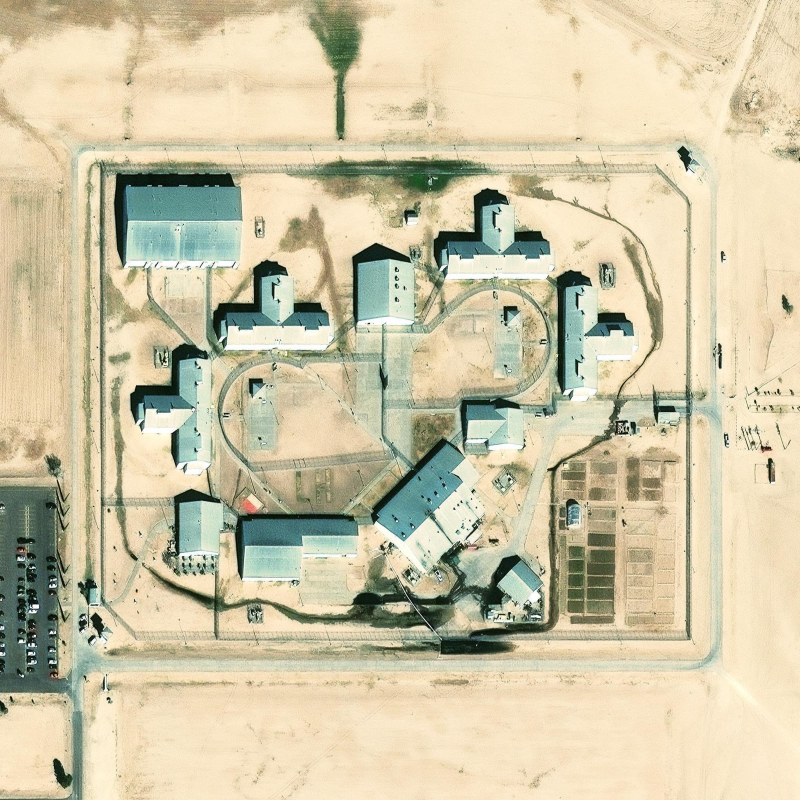
#> input picture 数据库/cities/g11171/sat.jpg, 4000 x 4000 px, found by its file name (shown at 1/5 size); its folder holds 2 pictures in this run
$ python make_thumbs.py
#> lines starting #> are read from the running program, lines starting #| are printed output that depends on the picture
# -*- coding: utf-8 -*-
"""给 data/cities/*/sat.jpg 生成 192px 缩略图（城市选择弹窗用）"""
import os, glob, sys
sys.stdout.reconfigure(encoding="utf-8")
from PIL import Image
Image.MAX_IMAGE_PIXELS = None
n = 0
for d in sorted(glob.glob("data/cities/*")):
    s, o = os.path.join(d, "sat.jpg"), os.path.join(d, "thumb.jpg")
    if not os.path.exists(s): continue
    im = Image.open(s); im.draft("RGB", (512, 512))
#> further down, im is the input picture: PIL image 4000x4000 RGB; mean R, G, B 207, 198.6, 168.3
    im = im.convert("RGB"); im.thumbnail((192, 192), Image.LANCZOS)
#> after `im.thumbnail((192, 192), Image.LANCZOS)`:
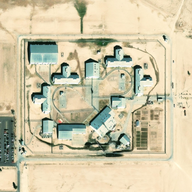
#> im: PIL image 192x192 RGB; mean R, G, B 206.9, 198.6, 168.3
    im.save(o, quality=82); n += 1
print("生成缩略图", n, "张")
